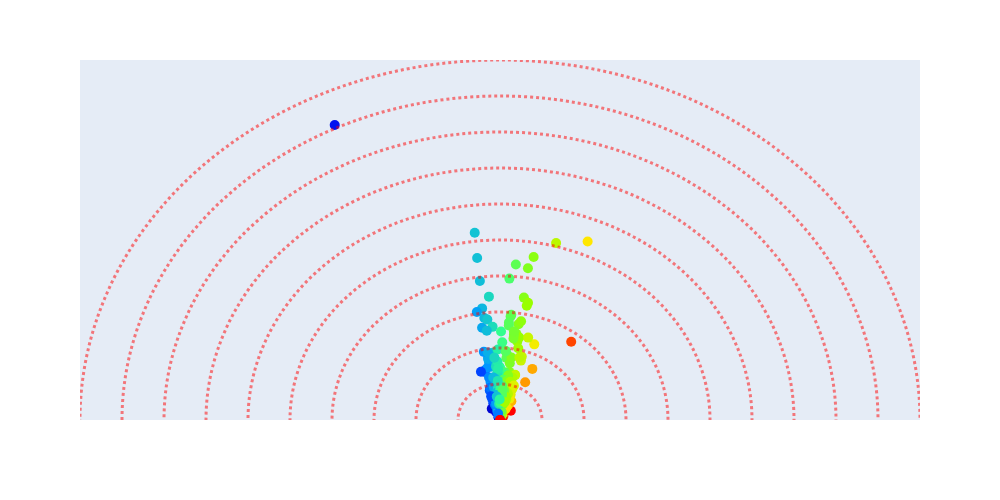

The notebook cell saved with this chart:
### Code cell
from fvecs.featurevec import FeatureVec
RF_model = RandomForestClassifier(max_depth=10)
RF_model.fit( X,  np.array(Y))

fv = FeatureVec(mode='classify', 
                feature_names=X.columns,
                tree_generator=RF_model)
fv.fit(X, np.array(Y), restart=True)
fv.plot()
